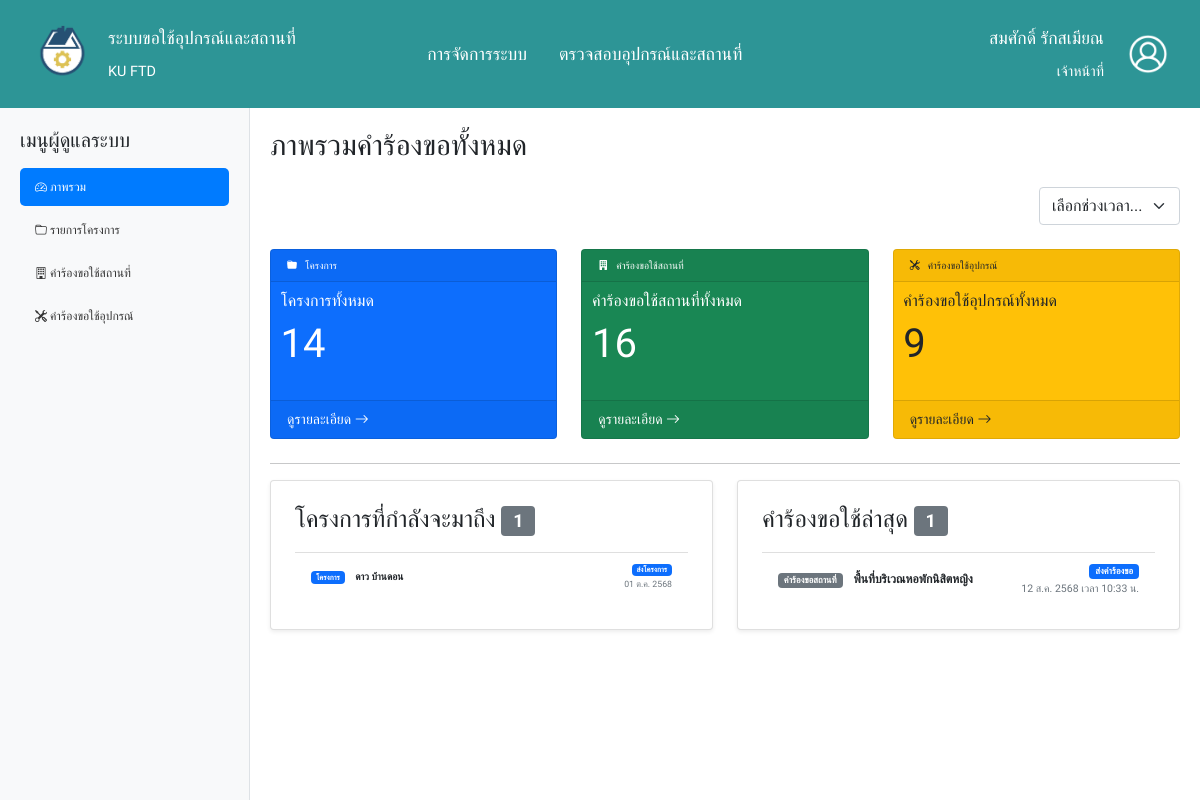
The app's page /admin-main-page.php (signed in) with its own data.
### tables this page shows
CREATE TABLE `project` (
  `project_id` int(10) NOT NULL,
  `project_name` varchar(100) NOT NULL,
  `start_date` date NOT NULL,
  `end_date` date NOT NULL,
  `project_des` varchar(255) NOT NULL,
  `files` varchar(255) DEFAULT NULL,
  `attendee` varchar(4) NOT NULL,
  `phone_num` varchar(10) NOT NULL,
  `advisor_name` varchar(255) DEFAULT NULL,
  `created_date` timestamp(6) NOT NULL DEFAULT current_timestamp(6) ON UPDATE current_timestamp(6),
  `writed_status` varchar(20) NOT NULL DEFAULT 'ร่างโครงการ',
  `nontri_id` varchar(11) NOT NULL,
  `activity_type_id` int(2) NOT NULL
);

CREATE TABLE `facilities_requests` (
  `facility_re_id` int(10) NOT NULL,
  `prepare_start_time` time NOT NULL,
  `prepare_end_time` time NOT NULL,
  `prepare_start_date` date NOT NULL,
  `prepare_end_date` date NOT NULL,
  `start_time` time NOT NULL,
  `end_time` time NOT NULL,
  `start_date` date NOT NULL,
  `end_date` date NOT NULL,
  `status` varchar(20) NOT NULL,
  `writed_status` varchar(20) NOT NULL DEFAULT 'ร่างคำร้องขอ',
  `agree` varchar(20) DEFAULT NULL,
  `request_date` timestamp(6) NOT NULL DEFAULT current_timestamp(6) ON UPDATE current_timestamp(6),
  `approve` varchar(20) DEFAULT NULL,
  `approve_date` date DEFAULT NULL,
  `approve_detail` varchar(20) DEFAULT NULL,
  `project_id` int(10) NOT NULL,
  `facility_id` int(4) NOT NULL,
  `staff_id` varchar(11) DEFAULT NULL
);

CREATE TABLE `facilities` (
  `facility_id` int(4) NOT NULL,
  `facility_name` varchar(100) NOT NULL,
  `facility_des` varchar(255) NOT NULL,
  `facility_pic` varchar(255) NOT NULL,
  `building_id` varchar(2) NOT NULL
);

### admin-main-page.php (the view, shortened to what the rows shown need)
<?php
include 'database/database.php';
if (!function_exists('formatThaiDate')) {
    function formatThaiDate($date_str, $with_time = true) {
        $thai_months = [
            '01' => 'ม.ค.', '02' => 'ก.พ.', '03' => 'มี.ค.', '04' => 'เม.ย.',
            '05' => 'พ.ค.', '06' => 'มิ.ย.', '07' => 'ก.ค.', '08' => 'ส.ค.',
            '09' => 'ก.ย.', '10' => 'ต.ค.', '11' => 'พ.ย.', '12' => 'ธ.ค.'
        ];
        $timestamp = strtotime($date_str);
        $day = date('d', $timestamp);
        $month = $thai_months[date('m', $timestamp)];
        $year = date('Y', $timestamp) + 543;
        $time = date('H:i', $timestamp);
        if ($with_time) {
            return "{$day} {$month} {$year} เวลา {$time} น.";
        } else {
            return "{$day} {$month} {$year}";
        }
    }
}
if (!function_exists('getStatusBadgeClass')) {
    function getStatusBadgeClass($writed_status, $approve_status = null) {
        switch ($writed_status) {
            case 'ส่งโครงการ':
            case 'ส่งคำร้องขอ':
                return 'bg-primary';
        }
    }
}
$main_tab = isset($_GET['main_tab']) ? $_GET['main_tab'] : 'dashboard_admin';
$dashboard_data = [
    'upcoming_requests' => [],
    'recent_activity' => [],
];
$upcoming_date_limit = date('Y-m-d', strtotime('+14 days'));
$current_date_php = date('Y-m-d');
$sql_upcoming_projects = "SELECT project_id AS id, 'โครงการ' AS type, project_name AS name,
                            start_date, end_date, NULL AS start_time, NULL AS end_time,
                            project_name AS project_name_for_display, writed_status AS writed_status_for_display, NULL AS approve_for_display
                    FROM project
                    WHERE start_date BETWEEN ? AND ?
                    AND (writed_status = 'ส่งโครงการ' OR writed_status = 'เริ่มดำเนินการ')
                    ORDER BY start_date ASC";
$stmt_upcoming_projects = $conn->prepare($sql_upcoming_projects);
if ($stmt_upcoming_projects) {
    $stmt_upcoming_projects->bind_param("ss", $current_date_php, $upcoming_date_limit);
    $stmt_upcoming_projects->execute();
    $result_upcoming_projects = $stmt_upcoming_projects->get_result();
    while ($row = $result_upcoming_projects->fetch_assoc()) {
        $dashboard_data['upcoming_requests'][] = [
            'id' => $row['id'],
            'type' => $row['type'],
            'name' => $row['name'],
            'start_date' => $row['start_date'],
            'end_date' => $row['end_date'],
            'start_time' => $row['start_time'],
            'end_time' => $row['end_time'],
            'project_name' => $row['name'],
            'writed_status' => $row['writed_status_for_display'],
            'approve' => $row['approve_for_display'],
        ];
    }
} else {
    error_log("Failed to prepare statement for upcoming projects: " . $conn->error);
}
usort($dashboard_data['upcoming_requests'], function($a, $b) {
    return strtotime($a['start_date']) - strtotime($b['start_date']);
});
$dashboard_data['upcoming_requests'] = array_slice($dashboard_data['upcoming_requests'], 0, 5);
$all_recent_activity_raw = [];
$sql_recent_fr = "SELECT fr.facility_re_id AS id, 'คำร้องขอสถานที่' AS item_type, f.facility_name AS item_name,
                        fr.request_date AS activity_date, fr.writed_status AS status_text, fr.approve AS approve_status
                FROM facilities_requests fr
                JOIN project p ON fr.project_id = p.project_id
                JOIN facilities f ON fr.facility_id = f.facility_id
                WHERE fr.writed_status = 'ส่งคำร้องขอ' AND fr.approve IS NULL
                ORDER BY fr.request_date DESC LIMIT 5";
$stmt_recent_fr = $conn->prepare($sql_recent_fr);
if ($stmt_recent_fr) {
    $stmt_recent_fr->execute();
    $result_recent_fr = $stmt_recent_fr->get_result();
    while ($row = $result_recent_fr->fetch_assoc()) {
        $all_recent_activity_raw[] = $row;
    }
} else {
    error_log("Failed to prepare statement for recent facility requests: " . $conn->error);
}
usort($all_recent_activity_raw, function($a, $b) {
    return strtotime($b['activity_date']) - strtotime($a['activity_date']);
});
$dashboard_data['recent_activity'] = array_slice($all_recent_activity_raw, 0, 5);
?>
<!DOCTYPE html>
<html lang="th">
<head>
    <?php include 'header.php'?>
</head>
<body class="admin-body">
    <div class="admin-main-wrapper">
        <div class="admin-content-area" id="mainContent">
            <?php if ($main_tab == 'dashboard_admin'): ?>
                <h1 class="mb-4">ภาพรวมคำร้องขอทั้งหมด</h1>
                <div class="row g-4 mb-4 screen-only">
                    <div class="col-md-6">
                        <div class="card h-100 shadow-sm p-4">
                            <?php if (empty($dashboard_data['upcoming_requests'])): ?>
                                <div class="alert alert-info text-center py-3 mb-0">
                                    ยังไม่มีโครงการที่กำลังจะมาถึงใน 14 วันนี้
                                </div>
                            <?php else: ?>
                                <ul class="list-group list-group-flush">
                                    <?php foreach ($dashboard_data['upcoming_requests'] as $req):
                                        $detail_link = '';
                                        if ($req['type'] == 'โครงการ') {
                                            $detail_link = '?main_tab=projects_admin&mode=detail&id=' . $req['id'];
                                        } elseif ($req['type'] == 'คำร้องขอสถานที่') {
                                            $detail_link = '?main_tab=buildings_admin&mode=detail&id=' . $req['id'];
                                        } elseif ($req['type'] == 'คำร้องขออุปกรณ์') {
                                            $detail_link = '?main_tab=equipments_admin&mode=detail&id=' . $req['id'];
                                        }
                                    ?>
                                    <li class="list-group-item activity-item">
                                        <?php if ($detail_link): ?>
                                            <a href="<?php echo $detail_link; ?>" class="d-flex w-100 justify-content-between align-items-center stretched-link text-decoration-none text-dark">
                                        <?php else: ?>
                                            <div class="d-flex w-100 justify-content-between align-items-center text-dark">
                                        <?php endif; ?>
                                                <div class="main-info">
                                                    <span class="badge bg-primary me-2"><?php echo htmlspecialchars($req['type']); ?></span>
                                                    <strong><?php echo htmlspecialchars($req['name']); ?></strong>
                                                </div>
                                                <div class="date-info">
                                                    <span class="badge <?php echo getStatusBadgeClass($req['writed_status'], $req['approve']); ?>"><?php echo htmlspecialchars($req['writed_status']); ?></span><br>
                                                    <small class="text-muted">
                                                        <?php echo formatThaiDate($req['start_date'], false); ?>
                                                    </small>
                                                </div>
                                        <?php if ($detail_link): ?>
                                            </a>
                                        <?php else: ?>
                                            </div>
                                        <?php endif; ?>
                                    </li>
                                    <?php endforeach; ?>
                                </ul>
                            <?php endif; ?>
                        </div>
                    </div>
                    <div class="col-md-6">
                        <div class="card h-100 shadow-sm p-4">
                            <?php if (empty($dashboard_data['recent_activity'])): ?>
                                <div class="alert alert-info text-center py-3 mb-0">
                                    ยังไม่มีคำร้องขอใช้ใด ๆ จากผู้ใช้
                                </div>
                            <?php else: ?>
                                <ul class="list-group list-group-flush">
                                    <?php foreach ($dashboard_data['recent_activity'] as $activity):
                                        $detail_link = '';
                                        if ($activity['item_type'] == 'คำร้องขอสถานที่') {
                                            $detail_link = '?main_tab=buildings_admin&mode=detail&id=' . $activity['id'];
                                        } elseif ($activity['item_type'] == 'คำร้องขออุปกรณ์') {
                                            $detail_link = '?main_tab=equipments_admin&mode=detail&id=' . $activity['id'];
                                        }
                                    ?>
                                        <li class="list-group-item activity-item">
                                            <a href="<?php echo $detail_link; ?>" class="d-flex w-100 justify-content-between align-items-center stretched-link text-decoration-none text-dark inbox-text">
                                                <div class="main-info">
                                                    <span class="badge bg-secondary me-2"><?php echo htmlspecialchars($activity['item_type']); ?></span>
                                                    <strong><?php echo htmlspecialchars($activity['item_name']); ?></strong>
                                                </div>
                                                <div class="date-info">
                                                    <span class="badge <?php echo getStatusBadgeClass($activity['status_text'], $activity['approve_status'] ?? null); ?>"><?php echo htmlspecialchars($activity['approve_status'] ?? $activity['status_text']); ?></span><br>
                                                    <small class="text-muted"><?php echo formatThaiDate($activity['activity_date']); ?></small>
                                                </div>
                                            </a>
                                        </li>
                                    <?php endforeach; ?>
                                </ul>
                            <?php endif; ?>
                        </div>
                    </div>
                </div>
            <?php endif;  ?>
        </div>
    </div>
</body>
</html>

### records on screen
project: type "โครงการ", project_name "ดาว บ้านดอน", writed_status "ส่งโครงการ", start_date "01 ต.ค. 2568"
facilities_requests: item_type "คำร้องขอสถานที่", facility.facility_name "พื้นที่บริเวณหอพักนิสิตหญิง", writed_status "ส่งคำร้องขอ", request_date "12 ส.ค. 2568 เวลา 10:33 น."

### other values on screen
$staff_THname "สมศักดิ์"
$staff_THsur "รักสเมียณ"
$user_role "เจ้าหน้าที่"
$total_projects_count "14"
$total_facilities_requests_count "16"
$total_equipments_requests_count "9"
count($dashboard_data['upcoming_requests']) "1"
count($dashboard_data['recent_activity']) "1"
